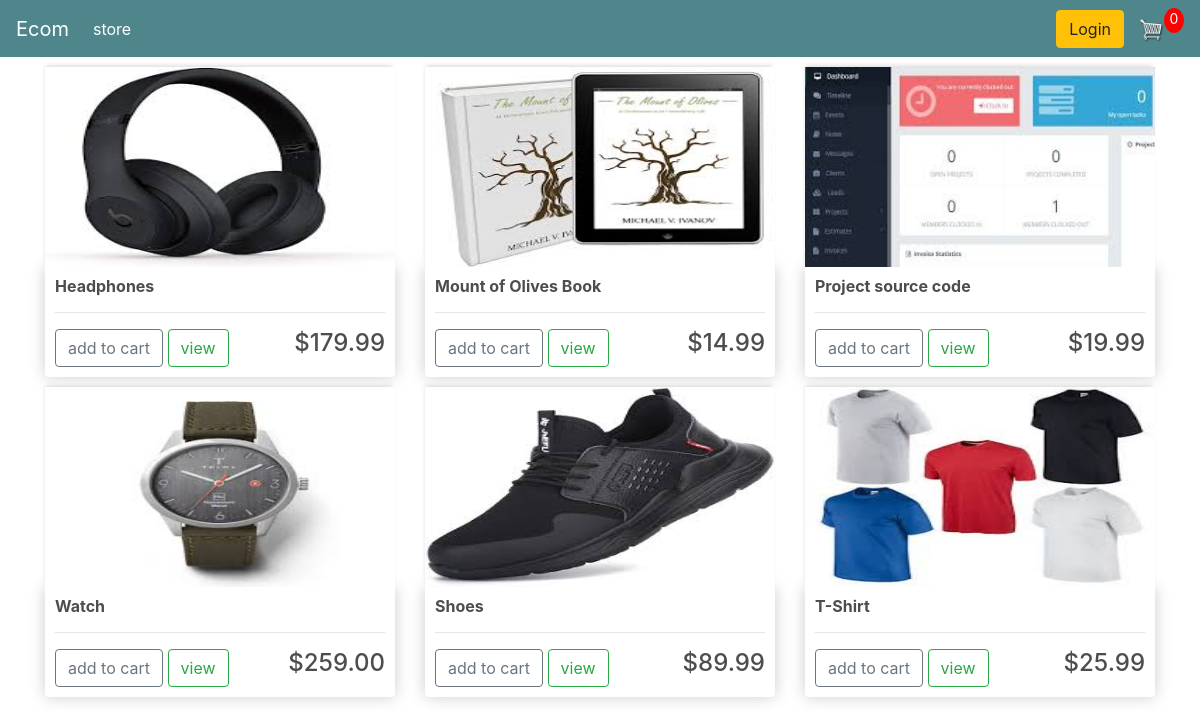
The page / on the database its author committed.
### store/models.py (models this page shows, shortened)
class Product(models.Model):
    name = models.CharField(max_length=200,null=True)
    price = models.FloatField()
    digital = models.BooleanField(default=False,null=True,blank=False)
    image = models.ImageField(null=True,blank=True)
    @property
    def imageUrl(self):
        try:
            url = self.image.url
        except:
            url=''
        return url

### store/views.py (the view)
# urls.py: path('',include('store.urls'))
def store(request):
    if request.user.is_authenticated:
       customer = request.user.customer
       order,created = Order.objects.get_or_create(customer=customer,complete=False)
       items = order.orderitem_set.all()
       cartItems = order.get_cart_items
    else:
        items = []
        order ={'get_cart_total':0,'get_cart_items':0}
        cartItems = order['get_cart_items']
    products = Product.objects.all()
    context = {'products': products,'cartItems':cartItems}
    return render(request,'store/store.html',context)

### store/templates/store/store.html
{% extends 'store/main.html'%}
{% load static %}
{% block content %}
   <div class="row">
      {% for product in products %}
      <div class="col-lg-4">
         <img class="thumbnail" src="{{ product.imageUrl }}">
         <div class="box-element product">
            <h6><strong>{{ product.name }}</strong></h6>
            <hr>
            <button data-product="{{product.id}}" data-action="add" class="btn btn-outline-secondary add-btn update-cart">add to cart</button>
            <a class="btn btn-outline-success" href="#">view</a>
            <h4 style="display:inline-block;float:right">${{ product.price|floatformat:2 }}</h4>
         </div>
      </div>
      {% endfor %}
   </div>
{% endblock %}

### store/templates/store/main.html (shortened to what this page needs)
<!DOCTYPE html>
{% load static %}
<html>
  <head>
    <link rel="stylesheet" type="text/css" href="{% static 'css/main.css' %}">
    <link rel="stylesheet" href="https://stackpath.bootstrapcdn.com/bootstrap/4.4.1/css/bootstrap.min.css">
  </head>
  <body>
	<nav class="navbar navbar-expand-lg navbar-dark color">
	  <a class="navbar-brand" href="{% url 'store'%}">Ecom</a>
	  <div class="collapse navbar-collapse" id="navbarSupportedContent">
	    <ul class="navbar-nav mr-auto">
	      <li class="nav-item active">
	        <a class="nav-link" href="{% url 'store' %}">store <span class="sr-only">(current)</span></a>
	      </li>
	    </ul>
       <div class="form-inline my-2 my-lg-0">
          <a href="#"class="btn btn-warning">Login</a>
          <a href="{% url 'cart' %}">
           <img  id="cart-icon" src="{% static 'images/cart.png' %}">
          </a>
         <p id="cart-total">{{ cartItems }}</p>
    </div>
	  </div>
	</nav>
     <div class="container">
         {% block content %}
         {% endblock %}
     </div>
</body>
</html>
</html>

### ecommerce/static/css/main.css (style rules this page uses)
body { background-color: hsl(0, 0%, 98%); }
h1,h2,h3,h4,h5,h6 { color:hsl(0, 0%, 30%); }
.box-element { box-shadow:hsl(0, 0%, 80%) 0 0 16px; background-color: #fff; border-radius: 4px; padding: 10px; }
.thumbnail { width: 100%; height: 200px; -webkit-box-shadow: -1px -3px 5px -2px rgba(214,214,214,1); -moz-box-shadow: -1px -3px 5px -2px rgba(214,214,214,1); box-shadow: -1px -3px 5px -2px rgba(214,214,214,1); }
.product { border-radius: 0 0 4px 4px; }
.color { background-color: #4f868c!important; }
#cart-icon { width:25px; display: inline-block; margin-left: 15px; }
#cart-total { display: block; text-align: center; color:#fff; background-color: red; width: 20px; height: 25px; border-radius: 50%; font-size: 14px; }
.col-lg-4, .col-lg-6, .col-lg-8, .col-lg-12 { margin-top: 10px; }
.btn { border-radius: 0; }

### rows shown on the page
Product: imageUrl (picture), name "Headphones", price "179.99"
Product: imageUrl (picture), name "Mount of Olives Book", price "14.99"
Product: imageUrl (picture), name "Project source code", price "19.99"
Product: imageUrl (picture), name "Watch", price "259.00"
Product: imageUrl (picture), name "Shoes", price "89.99"
Product: imageUrl (picture), name "T-Shirt", price "25.99"

### other values the page prints
{{ cartItems }} "0"
